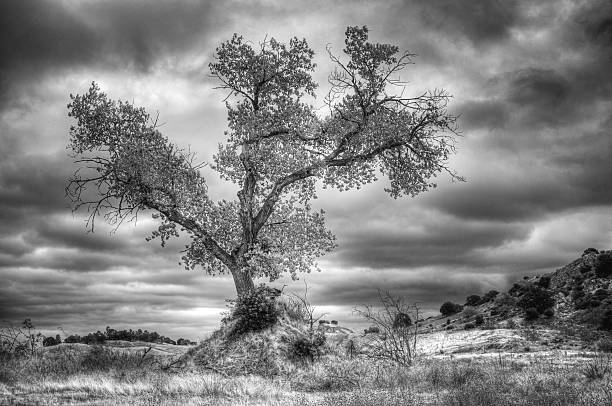
#> input picture Ejercicio6/arbol.jpg, 612 x 406 px
$ python 6.py
#> lines starting #> are read from the running program, lines starting #| are printed output that depends on the picture
import numpy as np
import matplotlib.pyplot as plt
from sklearn.decomposition import PCA
from PIL import Image

def load_image_grayscale(path):
    """
    Carga una imagen en escala de grises y la devuelve
    como un array numpy de 2D (alto x ancho).
    """
#> called with path = 'arbol.jpg'
    img = Image.open(path).convert('L')
#> img is the input picture: PIL image 612x406 L; min 0, max 255, mean 129.8
    return np.array(img)

def split_into_blocks(img_array, C):
    """
    Subdivide la imagen (H x W) en bloques de tamaño CxC.
    Devuelve un array de bloques, cada uno de forma (C, C).
    Si H o W no son múltiplos de C, se recorta la imagen para considerar solo bloques completos.
    """
    H, W = img_array.shape
    # Recortar la imagen para que H y W sean múltiplos de C
    H_new = H - (H % C)
    W_new = W - (W % C)
    img_cropped = img_array[:H_new, :W_new]

    blocks = []
    for i in range(0, H_new, C):
        for j in range(0, W_new, C):
            block = img_cropped[i:i+C, j:j+C]
            blocks.append(block)
    return np.array(blocks)

def vectorize_blocks(blocks):
    """
    Dado un array de bloques de forma (n_blocks, C, C),
    los aplana en vectores 1D de longitud C^2.
    Resultado: array 2D, de forma (n_blocks, C^2).
    """
    n_blocks, C, _ = blocks.shape
    return blocks.reshape(n_blocks, C*C)

def reshape_blocks(block_vectors, C):
    """
    Reconstruye los bloques vectorizados de forma (n_blocks, C^2)
    a su forma (n_blocks, C, C).
    """
    n_blocks = block_vectors.shape[0]
    return block_vectors.reshape(n_blocks, C, C)

def recombine_blocks(blocks, H, W, C):
    """
    Toma un array de bloques (n_blocks, C, C)
    y los coloca secuencialmente para recrear la imagen de tamaño H x W.
    Asume que H y W son múltiplos de C.
    """
    out_img = np.zeros((H, W), dtype=blocks.dtype)
    idx = 0
    for i in range(0, H, C):
        for j in range(0, W, C):
            out_img[i:i+C, j:j+C] = blocks[idx]
            idx += 1
    return out_img

def pca_compress_decompress(img_array, C=8, k=10):
    """
    Aplica compresión PCA por bloques CxC con n_components=k.
    Retorna la imagen reconstruida, y el MSE.
    """
    # 1) Dividir en bloques CxC
    H, W = img_array.shape
    H_new = H - (H % C)
    W_new = W - (W % C)
    img_cropped = img_array[:H_new, :W_new]
    blocks = split_into_blocks(img_cropped, C)

    # 2) Vectorizar cada bloque
    block_vectors = vectorize_blocks(blocks)

    # 3) Ajustar PCA con n_components=k
    pca = PCA(n_components=k)
    reduced = pca.fit_transform(block_vectors)
    reconstructed = pca.inverse_transform(reduced)

    # 4) Reconstruir bloques
    reconstructed_blocks = reshape_blocks(reconstructed, C)

    # 5) Combinar los bloques en la imagen final
    reconstructed_image = recombine_blocks(reconstructed_blocks, H_new, W_new, C)

    # 6) Calcular MSE
    mse = np.mean((img_cropped - reconstructed_image)**2)

    return reconstructed_image, mse

if __name__ == "__main__":
    image_paths = ["arbol.jpg", "leon.jpg", "loros.png"]  # Lista de imágenes
    ks = [1, 5, 15, 64]  # Valores de k a probar
    C = 10  # Tamaño de bloque

    for path in image_paths:
        original = load_image_grayscale(path)

        plt.figure(figsize=(12, 6))
        plt.suptitle(f"Resultados para {path}")

        plt.subplot(1, len(ks) + 1, 1)
        plt.imshow(original, cmap='gray')
        plt.title("Original")
        plt.axis('off')

        for j, k in enumerate(ks):
            reconstructed, mse = pca_compress_decompress(original, C=C, k=k)

            plt.subplot(1, len(ks) + 1, j + 2)
            plt.imshow(reconstructed, cmap='gray')
            plt.title(f"k={k}\nMSE={mse:.2f}")
            plt.axis('off')
#> this loop made 4 passes
#> mse on passes 1 to 4: 869.9, 592.2, 418.9, 93.05
#> pass 1, in pca_compress_decompress, `img_cropped = img_array[:H_new, :W_new]`:
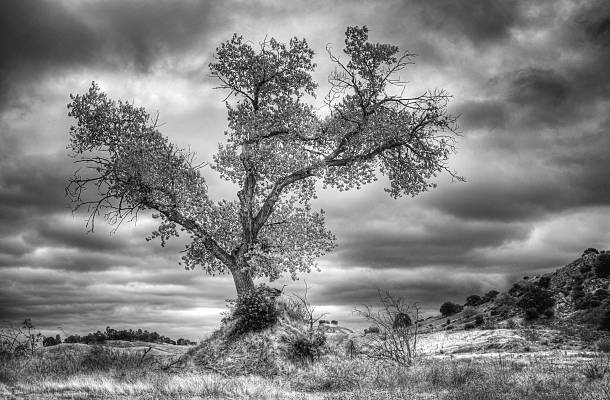
#> img_cropped: shape (400, 610); min 0, max 255, mean 129.8
#> pass 1, in pca_compress_decompress, `block_vectors = vectorize_blocks(blocks)`:
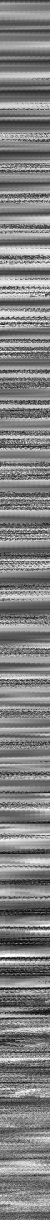
#> block_vectors: shape (2440, 100) (shown at 1/2 size); min 0, max 255, mean 129.8
#> pass 1, in pca_compress_decompress, `reconstructed = pca.inverse_transform(reduced)`:
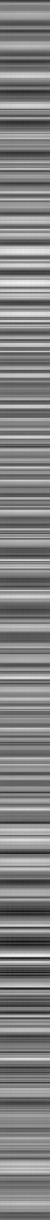
#> reconstructed: shape (2440, 100) float64 (shown at 1/2 size); min 7.18, max 247.2, mean 129.8
#> pass 1, in pca_compress_decompress, `reconstructed_image = recombine_blocks(reconstructed_blocks, H_new, W_..`:
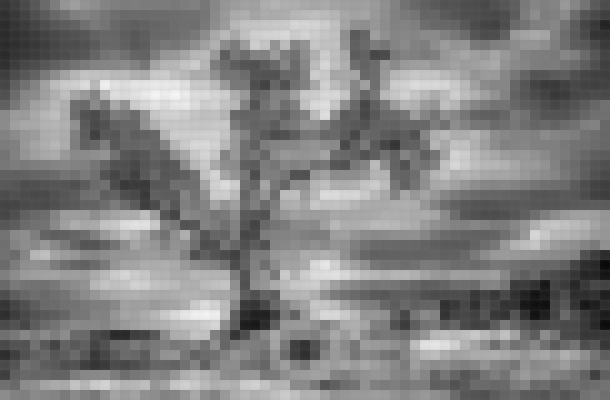
#> reconstructed_image: shape (400, 610) float64; min 7.18, max 247.2, mean 129.8

        plt.tight_layout()
        plt.show()
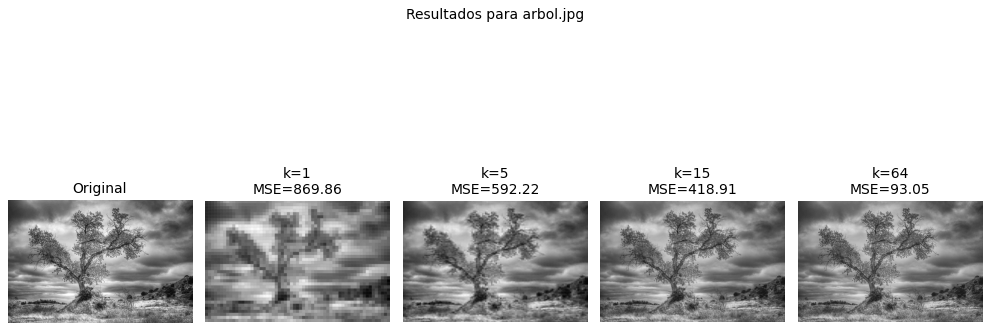
#> figure drawn by matplotlib, 5 panels
#> pass 2 of the loop `for path in image_paths:`:
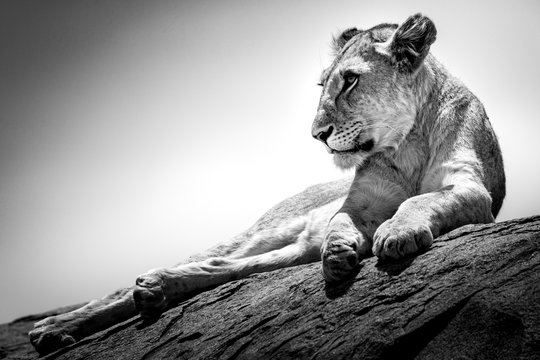
#> input picture Ejercicio6/leon.jpg, 540 x 360 px
#> in load_image_grayscale, img is the input picture: PIL image 540x360 L; min 0, max 255, mean 148.9
#> the loop `for j, k in enumerate(ks):` made 4 passes
#> mse on passes 1 to 4: 605.9, 265.3, 125, 14.4
#> pass 1, in pca_compress_decompress (call 5), `reconstructed_image = recombine_blocks(reconstructed_blocks, H_new, W_..`:
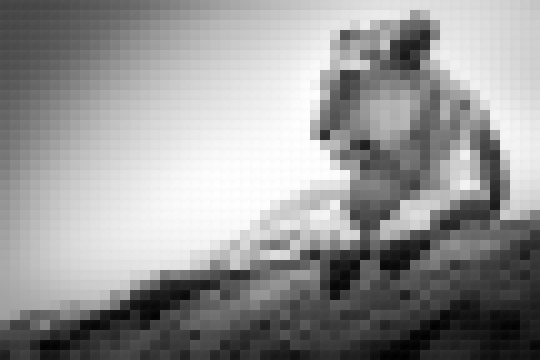
#> reconstructed_image: shape (360, 540) float64; min -5.57, max 257.2, mean 148.9; drawn with min black and max white
#> `plt.show()`:
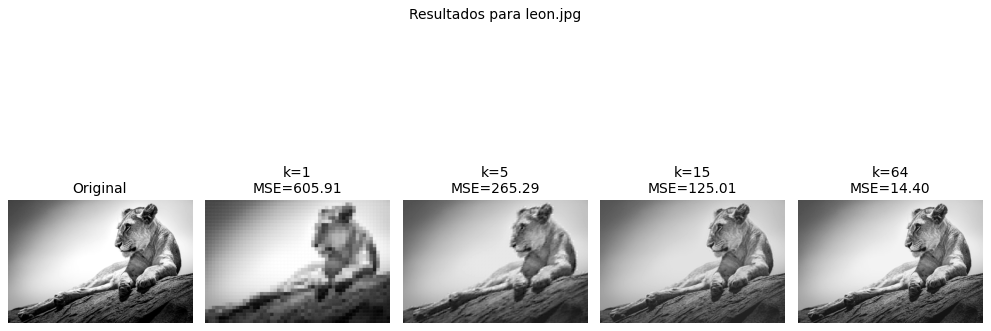
#> figure drawn by matplotlib, 5 panels
#> pass 3 of the loop `for path in image_paths:`:
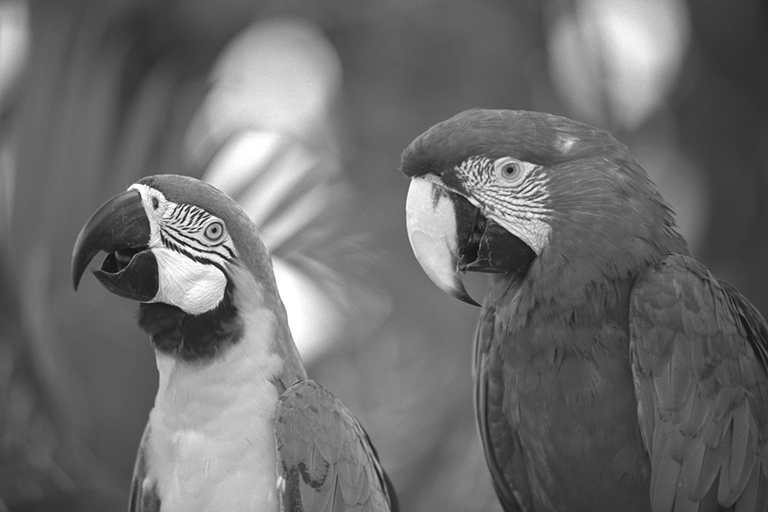
#> input picture Ejercicio6/loros.png, 768 x 512 px
#> in load_image_grayscale, img is the input picture: PIL image 768x512 L; min 14, max 255, mean 109
#> the loop `for j, k in enumerate(ks):` made 4 passes
#> mse on passes 1 to 4: 185, 76.66, 29.83, 1.47
#> pass 1, in pca_compress_decompress (call 9), `reconstructed_image = recombine_blocks(reconstructed_blocks, H_new, W_..`:
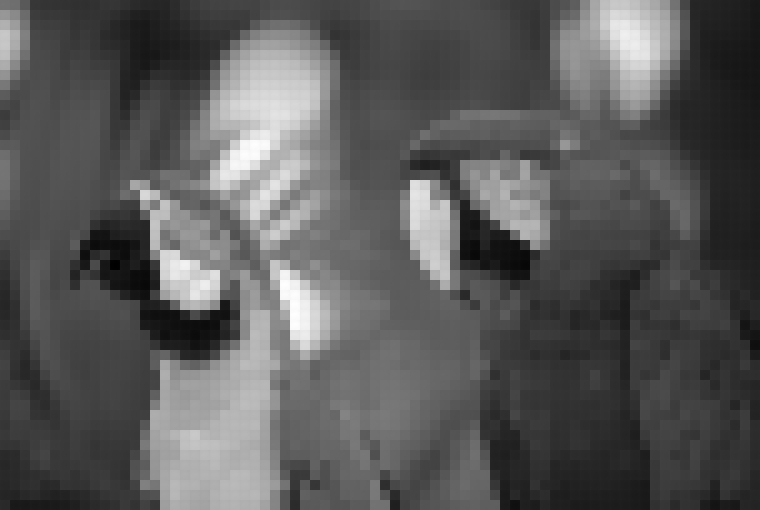
#> reconstructed_image: shape (510, 760) float64; min 29.23, max 257.7, mean 109.7; drawn with min black and max white
#> `plt.show()`:
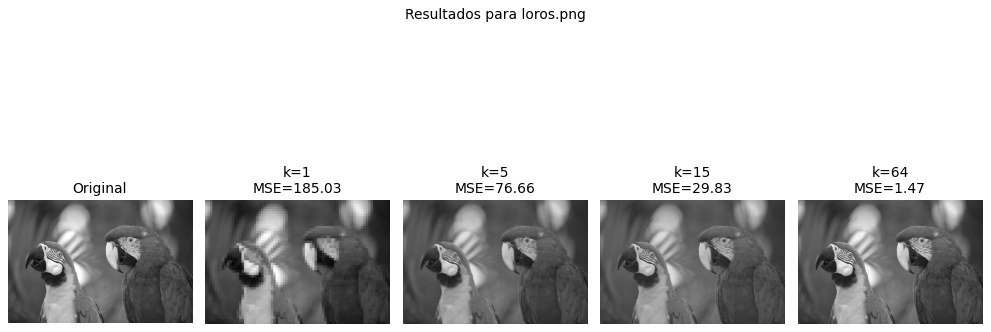
#> figure drawn by matplotlib, 5 panels
